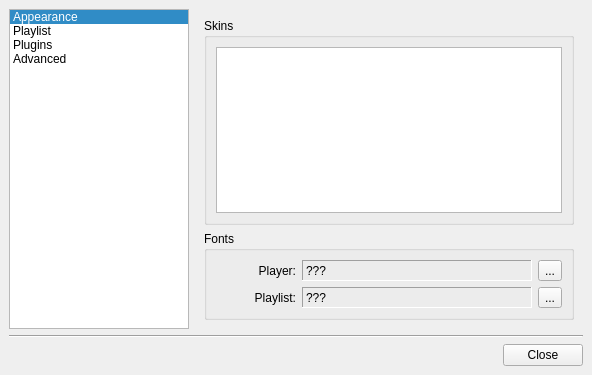
<ui version="4.0" >
 <class>ConfigDialog</class>
 <widget class="QDialog" name="ConfigDialog" >
  <property name="geometry" >
   <rect>
    <x>0</x>
    <y>0</y>
    <width>592</width>
    <height>375</height>
   </rect>
  </property>
  <property name="windowTitle" >
   <string>Qmmp Settings</string>
  </property>
  <layout class="QVBoxLayout" >
   <property name="spacing" >
    <number>6</number>
   </property>
   <property name="leftMargin" >
    <number>9</number>
   </property>
   <property name="topMargin" >
    <number>9</number>
   </property>
   <property name="rightMargin" >
    <number>9</number>
   </property>
   <property name="bottomMargin" >
    <number>9</number>
   </property>
   <item>
    <layout class="QHBoxLayout" >
     <property name="spacing" >
      <number>6</number>
     </property>
     <property name="leftMargin" >
      <number>0</number>
     </property>
     <property name="topMargin" >
      <number>0</number>
     </property>
     <property name="rightMargin" >
      <number>0</number>
     </property>
     <property name="bottomMargin" >
      <number>0</number>
     </property>
     <item>
      <widget class="QListWidget" name="contentsWidget" >
       <property name="sizePolicy" >
        <sizepolicy vsizetype="Expanding" hsizetype="Expanding" >
         <horstretch>0</horstretch>
         <verstretch>0</verstretch>
        </sizepolicy>
       </property>
       <property name="maximumSize" >
        <size>
         <width>180</width>
         <height>16777215</height>
        </size>
       </property>
       <property name="iconSize" >
        <size>
         <width>38</width>
         <height>38</height>
        </size>
       </property>
       <property name="movement" >
        <enum>QListView::Static</enum>
       </property>
       <property name="flow" >
        <enum>QListView::TopToBottom</enum>
       </property>
       <property name="isWrapping" stdset="0" >
        <bool>false</bool>
       </property>
       <property name="resizeMode" >
        <enum>QListView::Adjust</enum>
       </property>
       <property name="viewMode" >
        <enum>QListView::ListMode</enum>
       </property>
       <property name="uniformItemSizes" >
        <bool>false</bool>
       </property>
       <property name="batchSize" >
        <number>100</number>
       </property>
       <property name="wordWrap" >
        <bool>false</bool>
       </property>
       <property name="currentRow" >
        <number>0</number>
       </property>
       <item>
        <property name="text" >
         <string>Appearance</string>
        </property>
        <property name="icon" >
         <iconset resource="images/images.qrc" >:/interface.png</iconset>
        </property>
       </item>
       <item>
        <property name="text" >
         <string>Playlist</string>
        </property>
        <property name="icon" >
         <iconset resource="images/images.qrc" >:/playlist.png</iconset>
        </property>
       </item>
       <item>
        <property name="text" >
         <string>Plugins</string>
        </property>
        <property name="icon" >
         <iconset resource="images/images.qrc" >:/plugins.png</iconset>
        </property>
       </item>
       <item>
        <property name="text" >
         <string>Advanced</string>
        </property>
        <property name="icon" >
         <iconset resource="images/images.qrc" >:/advanced.png</iconset>
        </property>
       </item>
      </widget>
     </item>
     <item>
      <widget class="QStackedWidget" name="stackedWidget" >
       <property name="sizePolicy" >
        <sizepolicy vsizetype="Preferred" hsizetype="Preferred" >
         <horstretch>0</horstretch>
         <verstretch>0</verstretch>
        </sizepolicy>
       </property>
       <property name="frameShadow" >
        <enum>QFrame::Raised</enum>
       </property>
       <property name="currentIndex" >
        <number>0</number>
       </property>
       <widget class="QWidget" name="widget1" >
        <layout class="QVBoxLayout" >
         <property name="spacing" >
          <number>6</number>
         </property>
         <property name="leftMargin" >
          <number>9</number>
         </property>
         <property name="topMargin" >
          <number>9</number>
         </property>
         <property name="rightMargin" >
          <number>9</number>
         </property>
         <property name="bottomMargin" >
          <number>9</number>
         </property>
         <item>
          <widget class="QGroupBox" name="groupBox" >
           <property name="title" >
            <string>Skins</string>
           </property>
           <layout class="QVBoxLayout" >
            <property name="spacing" >
             <number>6</number>
            </property>
            <property name="leftMargin" >
             <number>9</number>
            </property>
            <property name="topMargin" >
             <number>9</number>
            </property>
            <property name="rightMargin" >
             <number>9</number>
            </property>
            <property name="bottomMargin" >
             <number>9</number>
            </property>
            <item>
             <widget class="QListWidget" name="listWidget" >
              <property name="movement" >
               <enum>QListView::Static</enum>
              </property>
              <property name="flow" >
               <enum>QListView::TopToBottom</enum>
              </property>
              <property name="viewMode" >
               <enum>QListView::ListMode</enum>
              </property>
              <property name="modelColumn" >
               <number>0</number>
              </property>
             </widget>
            </item>
           </layout>
          </widget>
         </item>
         <item>
          <widget class="QGroupBox" name="plGroupBox" >
           <property name="title" >
            <string>Fonts</string>
           </property>
           <layout class="QGridLayout" >
            <property name="leftMargin" >
             <number>9</number>
            </property>
            <property name="topMargin" >
             <number>9</number>
            </property>
            <property name="rightMargin" >
             <number>9</number>
            </property>
            <property name="bottomMargin" >
             <number>9</number>
            </property>
            <property name="horizontalSpacing" >
             <number>6</number>
            </property>
            <property name="verticalSpacing" >
             <number>6</number>
            </property>
            <item row="0" column="0" >
             <widget class="QLabel" name="label" >
              <property name="maximumSize" >
               <size>
                <width>80</width>
                <height>16777215</height>
               </size>
              </property>
              <property name="text" >
               <string>Player:</string>
              </property>
              <property name="alignment" >
               <set>Qt::AlignRight|Qt::AlignTrailing|Qt::AlignVCenter</set>
              </property>
             </widget>
            </item>
            <item row="1" column="0" >
             <widget class="QLabel" name="label_2" >
              <property name="maximumSize" >
               <size>
                <width>80</width>
                <height>16777215</height>
               </size>
              </property>
              <property name="text" >
               <string>Playlist:</string>
              </property>
              <property name="alignment" >
               <set>Qt::AlignRight|Qt::AlignTrailing|Qt::AlignVCenter</set>
              </property>
             </widget>
            </item>
            <item row="1" column="1" >
             <widget class="QLabel" name="plFontLabel" >
              <property name="frameShape" >
               <enum>QFrame::Panel</enum>
              </property>
              <property name="frameShadow" >
               <enum>QFrame::Sunken</enum>
              </property>
              <property name="text" >
               <string>???</string>
              </property>
             </widget>
            </item>
            <item row="1" column="2" >
             <widget class="QToolButton" name="plFontButton" >
              <property name="text" >
               <string>...</string>
              </property>
             </widget>
            </item>
            <item row="0" column="1" >
             <widget class="QLabel" name="mainFontLabel" >
              <property name="frameShape" >
               <enum>QFrame::Panel</enum>
              </property>
              <property name="frameShadow" >
               <enum>QFrame::Sunken</enum>
              </property>
              <property name="text" >
               <string>???</string>
              </property>
             </widget>
            </item>
            <item row="0" column="2" >
             <widget class="QToolButton" name="mainFontButton" >
              <property name="text" >
               <string>...</string>
              </property>
             </widget>
            </item>
           </layout>
          </widget>
         </item>
        </layout>
       </widget>
       <widget class="QWidget" name="page" >
        <layout class="QGridLayout" >
         <property name="leftMargin" >
          <number>9</number>
         </property>
         <property name="topMargin" >
          <number>9</number>
         </property>
         <property name="rightMargin" >
          <number>9</number>
         </property>
         <property name="bottomMargin" >
          <number>9</number>
         </property>
         <property name="horizontalSpacing" >
          <number>6</number>
         </property>
         <property name="verticalSpacing" >
          <number>6</number>
         </property>
         <item row="0" column="0" >
          <widget class="QGroupBox" name="groupBox_3" >
           <property name="title" >
            <string>Metadata</string>
           </property>
           <layout class="QGridLayout" >
            <property name="leftMargin" >
             <number>9</number>
            </property>
            <property name="topMargin" >
             <number>9</number>
            </property>
            <property name="rightMargin" >
             <number>9</number>
            </property>
            <property name="bottomMargin" >
             <number>9</number>
            </property>
            <property name="horizontalSpacing" >
             <number>6</number>
            </property>
            <property name="verticalSpacing" >
             <number>6</number>
            </property>
            <item row="0" column="0" >
             <widget class="QCheckBox" name="metadataCheckBox" >
              <property name="text" >
               <string>Load metadata from files</string>
              </property>
             </widget>
            </item>
           </layout>
          </widget>
         </item>
         <item row="1" column="0" >
          <widget class="QGroupBox" name="groupBox_2" >
           <property name="title" >
            <string>Song Display</string>
           </property>
           <layout class="QHBoxLayout" >
            <property name="spacing" >
             <number>6</number>
            </property>
            <property name="leftMargin" >
             <number>9</number>
            </property>
            <property name="topMargin" >
             <number>9</number>
            </property>
            <property name="rightMargin" >
             <number>9</number>
            </property>
            <property name="bottomMargin" >
             <number>9</number>
            </property>
            <item>
             <widget class="QLabel" name="label_4" >
              <property name="text" >
               <string>Title format:</string>
              </property>
              <property name="alignment" >
               <set>Qt::AlignRight|Qt::AlignTrailing|Qt::AlignVCenter</set>
              </property>
             </widget>
            </item>
            <item>
             <widget class="QLineEdit" name="formatLineEdit" />
            </item>
            <item>
             <widget class="QToolButton" name="titleButton" >
              <property name="text" >
               <string>...</string>
              </property>
             </widget>
            </item>
           </layout>
          </widget>
         </item>
         <item row="2" column="0" >
          <spacer>
           <property name="orientation" >
            <enum>Qt::Vertical</enum>
           </property>
           <property name="sizeHint" >
            <size>
             <width>20</width>
             <height>121</height>
            </size>
           </property>
          </spacer>
         </item>
        </layout>
       </widget>
       <widget class="QWidget" name="widget" >
        <layout class="QGridLayout" >
         <property name="leftMargin" >
          <number>9</number>
         </property>
         <property name="topMargin" >
          <number>9</number>
         </property>
         <property name="rightMargin" >
          <number>9</number>
         </property>
         <property name="bottomMargin" >
          <number>9</number>
         </property>
         <property name="horizontalSpacing" >
          <number>6</number>
         </property>
         <property name="verticalSpacing" >
          <number>6</number>
         </property>
         <item row="1" column="0" >
          <widget class="QPushButton" name="preferencesButton" >
           <property name="text" >
            <string>Preferences</string>
           </property>
          </widget>
         </item>
         <item row="1" column="1" >
          <widget class="QPushButton" name="informationButton" >
           <property name="text" >
            <string>Information</string>
           </property>
          </widget>
         </item>
         <item row="1" column="2" >
          <spacer>
           <property name="orientation" >
            <enum>Qt::Horizontal</enum>
           </property>
           <property name="sizeHint" >
            <size>
             <width>101</width>
             <height>20</height>
            </size>
           </property>
          </spacer>
         </item>
         <item row="0" column="0" colspan="3" >
          <widget class="QTabWidget" name="pluginsTab" >
           <property name="tabPosition" >
            <enum>QTabWidget::North</enum>
           </property>
           <property name="tabShape" >
            <enum>QTabWidget::Rounded</enum>
           </property>
           <property name="currentIndex" >
            <number>0</number>
           </property>
           <widget class="QWidget" name="Input" >
            <attribute name="title" >
             <string>Input</string>
            </attribute>
            <layout class="QHBoxLayout" >
             <property name="spacing" >
              <number>6</number>
             </property>
             <property name="leftMargin" >
              <number>9</number>
             </property>
             <property name="topMargin" >
              <number>9</number>
             </property>
             <property name="rightMargin" >
              <number>9</number>
             </property>
             <property name="bottomMargin" >
              <number>9</number>
             </property>
             <item>
              <widget class="QTableWidget" name="inputPluginTable" >
               <property name="selectionMode" >
                <enum>QAbstractItemView::SingleSelection</enum>
               </property>
               <property name="selectionBehavior" >
                <enum>QAbstractItemView::SelectRows</enum>
               </property>
               <property name="rowCount" >
                <number>0</number>
               </property>
               <property name="columnCount" >
                <number>0</number>
               </property>
              </widget>
             </item>
            </layout>
           </widget>
           <widget class="QWidget" name="Output" >
            <attribute name="title" >
             <string>Output</string>
            </attribute>
            <layout class="QHBoxLayout" >
             <property name="spacing" >
              <number>6</number>
             </property>
             <property name="leftMargin" >
              <number>9</number>
             </property>
             <property name="topMargin" >
              <number>9</number>
             </property>
             <property name="rightMargin" >
              <number>9</number>
             </property>
             <property name="bottomMargin" >
              <number>9</number>
             </property>
             <item>
              <widget class="QTableWidget" name="outputPluginTable" >
               <property name="selectionMode" >
                <enum>QAbstractItemView::SingleSelection</enum>
               </property>
               <property name="selectionBehavior" >
                <enum>QAbstractItemView::SelectRows</enum>
               </property>
              </widget>
             </item>
            </layout>
           </widget>
          </widget>
         </item>
        </layout>
       </widget>
       <widget class="QWidget" name="page_2" >
        <layout class="QVBoxLayout" >
         <property name="spacing" >
          <number>6</number>
         </property>
         <property name="leftMargin" >
          <number>9</number>
         </property>
         <property name="topMargin" >
          <number>9</number>
         </property>
         <property name="rightMargin" >
          <number>9</number>
         </property>
         <property name="bottomMargin" >
          <number>9</number>
         </property>
         <item>
          <widget class="QGroupBox" name="groupBox_4" >
           <property name="title" >
            <string>Tray Icon</string>
           </property>
           <layout class="QGridLayout" >
            <property name="leftMargin" >
             <number>9</number>
            </property>
            <property name="topMargin" >
             <number>9</number>
            </property>
            <property name="rightMargin" >
             <number>9</number>
            </property>
            <property name="bottomMargin" >
             <number>9</number>
            </property>
            <property name="horizontalSpacing" >
             <number>6</number>
            </property>
            <property name="verticalSpacing" >
             <number>6</number>
            </property>
            <item row="2" column="0" >
             <widget class="QCheckBox" name="toolTipCheckBox" >
              <property name="text" >
               <string>Show tooltip</string>
              </property>
             </widget>
            </item>
            <item row="1" column="0" >
             <widget class="QCheckBox" name="messageCheckBox" >
              <property name="text" >
               <string>Show message</string>
              </property>
             </widget>
            </item>
            <item row="3" column="1" >
             <widget class="QSpinBox" name="messageDelaySpinBox" >
              <property name="minimum" >
               <number>100</number>
              </property>
              <property name="maximum" >
               <number>10000</number>
              </property>
              <property name="singleStep" >
               <number>100</number>
              </property>
              <property name="value" >
               <number>1000</number>
              </property>
             </widget>
            </item>
            <item row="3" column="0" >
             <widget class="QLabel" name="label_3" >
              <property name="text" >
               <string>Message delay, ms:</string>
              </property>
              <property name="alignment" >
               <set>Qt::AlignRight|Qt::AlignTrailing|Qt::AlignVCenter</set>
              </property>
             </widget>
            </item>
            <item row="0" column="0" colspan="2" >
             <widget class="QCheckBox" name="trayCheckBox" >
              <property name="text" >
               <string>Show tray icon</string>
              </property>
             </widget>
            </item>
           </layout>
          </widget>
         </item>
         <item>
          <widget class="QGroupBox" name="closeGroupBox" >
           <property name="title" >
            <string>Action On Close</string>
           </property>
           <layout class="QVBoxLayout" >
            <property name="spacing" >
             <number>6</number>
            </property>
            <property name="leftMargin" >
             <number>9</number>
            </property>
            <property name="topMargin" >
             <number>9</number>
            </property>
            <property name="rightMargin" >
             <number>9</number>
            </property>
            <property name="bottomMargin" >
             <number>9</number>
            </property>
            <item>
             <widget class="QRadioButton" name="hideToTrayRadioButton" >
              <property name="text" >
               <string>Hide to tray</string>
              </property>
             </widget>
            </item>
            <item>
             <widget class="QRadioButton" name="quitRadioButton" >
              <property name="text" >
               <string>Quit</string>
              </property>
              <property name="checked" >
               <bool>true</bool>
              </property>
             </widget>
            </item>
           </layout>
          </widget>
         </item>
         <item>
          <spacer>
           <property name="orientation" >
            <enum>Qt::Vertical</enum>
           </property>
           <property name="sizeHint" >
            <size>
             <width>20</width>
             <height>40</height>
            </size>
           </property>
          </spacer>
         </item>
        </layout>
       </widget>
      </widget>
     </item>
    </layout>
   </item>
   <item>
    <widget class="Line" name="line" >
     <property name="orientation" >
      <enum>Qt::Horizontal</enum>
     </property>
    </widget>
   </item>
   <item>
    <layout class="QHBoxLayout" >
     <property name="spacing" >
      <number>6</number>
     </property>
     <property name="leftMargin" >
      <number>0</number>
     </property>
     <property name="topMargin" >
      <number>0</number>
     </property>
     <property name="rightMargin" >
      <number>0</number>
     </property>
     <property name="bottomMargin" >
      <number>0</number>
     </property>
     <item>
      <spacer>
       <property name="orientation" >
        <enum>Qt::Horizontal</enum>
       </property>
       <property name="sizeHint" >
        <size>
         <width>341</width>
         <height>20</height>
        </size>
       </property>
      </spacer>
     </item>
     <item>
      <widget class="QPushButton" name="closeButton" >
       <property name="text" >
        <string>Close</string>
       </property>
      </widget>
     </item>
    </layout>
   </item>
  </layout>
 </widget>
 <resources>
  <include location="images/images.qrc" />
 </resources>
 <connections>
  <connection>
   <sender>closeButton</sender>
   <signal>clicked()</signal>
   <receiver>ConfigDialog</receiver>
   <slot>accept()</slot>
   <hints>
    <hint type="sourcelabel" >
     <x>510</x>
     <y>364</y>
    </hint>
    <hint type="destinationlabel" >
     <x>316</x>
     <y>340</y>
    </hint>
   </hints>
  </connection>
  <connection>
   <sender>trayCheckBox</sender>
   <signal>toggled(bool)</signal>
   <receiver>toolTipCheckBox</receiver>
   <slot>setEnabled(bool)</slot>
   <hints>
    <hint type="sourcelabel" >
     <x>344</x>
     <y>66</y>
    </hint>
    <hint type="destinationlabel" >
     <x>177</x>
     <y>113</y>
    </hint>
   </hints>
  </connection>
  <connection>
   <sender>trayCheckBox</sender>
   <signal>toggled(bool)</signal>
   <receiver>messageDelaySpinBox</receiver>
   <slot>setEnabled(bool)</slot>
   <hints>
    <hint type="sourcelabel" >
     <x>208</x>
     <y>55</y>
    </hint>
    <hint type="destinationlabel" >
     <x>469</x>
     <y>148</y>
    </hint>
   </hints>
  </connection>
  <connection>
   <sender>trayCheckBox</sender>
   <signal>toggled(bool)</signal>
   <receiver>messageCheckBox</receiver>
   <slot>setEnabled(bool)</slot>
   <hints>
    <hint type="sourcelabel" >
     <x>262</x>
     <y>55</y>
    </hint>
    <hint type="destinationlabel" >
     <x>258</x>
     <y>76</y>
    </hint>
   </hints>
  </connection>
  <connection>
   <sender>messageCheckBox</sender>
   <signal>toggled(bool)</signal>
   <receiver>messageDelaySpinBox</receiver>
   <slot>setEnabled(bool)</slot>
   <hints>
    <hint type="sourcelabel" >
     <x>307</x>
     <y>82</y>
    </hint>
    <hint type="destinationlabel" >
     <x>469</x>
     <y>148</y>
    </hint>
   </hints>
  </connection>
  <connection>
   <sender>trayCheckBox</sender>
   <signal>clicked(bool)</signal>
   <receiver>closeGroupBox</receiver>
   <slot>setEnabled(bool)</slot>
   <hints>
    <hint type="sourcelabel" >
     <x>376</x>
     <y>56</y>
    </hint>
    <hint type="destinationlabel" >
     <x>436</x>
     <y>175</y>
    </hint>
   </hints>
  </connection>
 </connections>
</ui>
